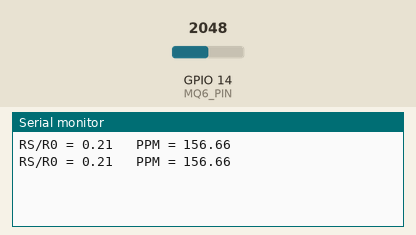
Bench run of a sketch on a simulated ESP32. On the bench: the last lines printed to the serial monitor. Inputs (shaded band) come from the test bench; at power-on: GPIO 14 (MQ6_PIN) = 2048.

Above: at 1.8 s.
1.9 s: GPIO 14 (MQ6_PIN) set to 0
At 2.6 s:
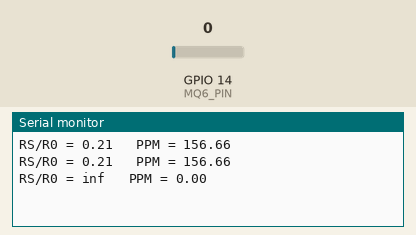
4.5 s: GPIO 14 (MQ6_PIN) set to 491
At 5.8 s:
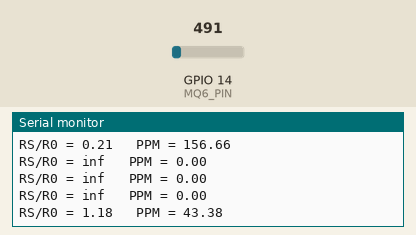

Measured:
- after the input at 1.9 s, the serial monitor: prints a new line after 0.10 s (image 1)
- after the input at 4.5 s, the serial monitor: prints a new line after 0.50 s (image 2)

The sketch:

test-mq6.ino
```cpp
/*

Creado por: Hugo Escalpelo
Fecha: 20230710

Este programa es para probar el sensor de gas MQ-6, el cual es sensible
a gas LP. Es muy importante notar que este programa no parte de un método
de calibración, por lo que debe ser ajustado segun las condiciones
indicadas en el datasheet del fabricante.

Conexiones:

ESP32CAM    MQ6
5v----------VCC
GND---------GND
GPIO14------A0
*/

#define MQ6_PIN 14

float R0 = 9.83; // Valor de la resistencia del sensor en aire limpio

void setup() {
  Serial.begin(115200);
}

void loop() {
  float sensor_volt;
  float RS_gas; // Valor de la resistencia del sensor en presencia de gas
  float ratio; // Relación RS/R0
  float ppm_log;
  float ppm;

  sensor_volt = analogRead(MQ6_PIN);
  sensor_volt = sensor_volt/4095*3.3; // Conversion a voltaje
  RS_gas = (5.0-sensor_volt)/sensor_volt; // Conversion a resistencia del sensor
  ratio = RS_gas/R0; // Calculo de la relación RS/R0

  ppm_log = (log10(ratio)-2.3)/-1.36; // Fórmula de la hoja de datos para LPG
  ppm = pow(10, ppm_log);

  Serial.print("RS/R0 = ");
  Serial.print(ratio);
  Serial.print("\t PPM = ");
  Serial.println(ppm);

  delay(1000);
}
```
